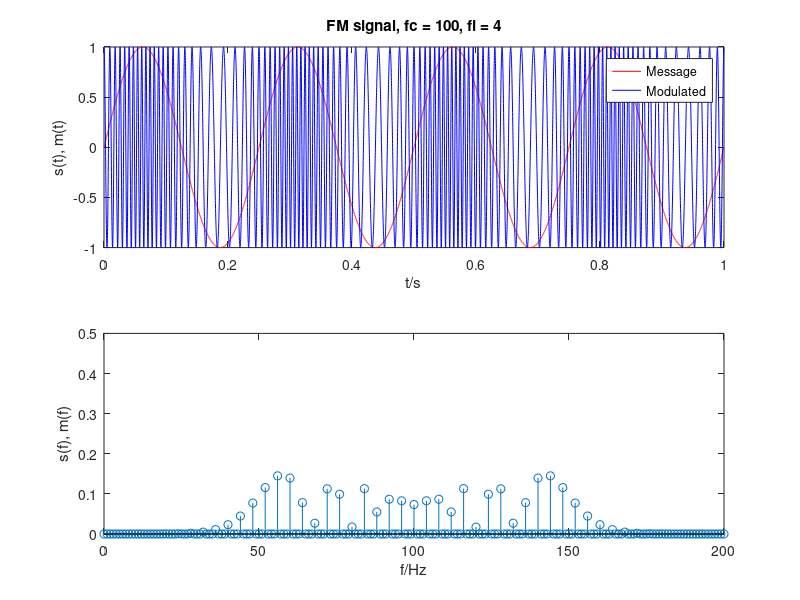

This chart was generated by the following MATLAB code:
t_final = 1;
t_step = 0.0001;
t = 0:t_step:t_final-t_step;
f = 0:1:1/t_step-1;

fi = 4;
s = sin(2 * pi * fi * t);
fc = 100;
c = cos(2 * pi * fc * t);
m = fmmod(s, fc, 1/t_step, 50);

figure(1);
subplot(211);
plot(t, s, 'r', t, m, 'b');
legend('Message', 'Modulated');
title(['FM signal, fc = ' int2str(fc) ', fi = ' int2str(fi)]);
xlabel('t/s');
ylabel('s(t), m(t)');

subplot(212);
M = abs(fft(m)) / length(m);
M = M(1:length(f));
stem(f, M);
axis([0 200 0 0.5]);
xlabel('f/Hz');
ylabel('s(f), m(f)');
